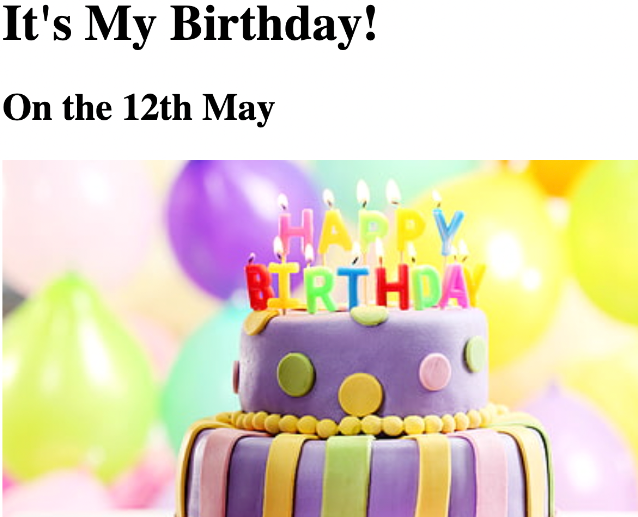
#> input picture assets/images/bir.png, 638 x 517 px, given in place of hd.jpg, which was not available
$ jupyter execute --allow-errors Welcome_To_Colab.ipynb   (older library calls are emulated)   (text cells are left out)
#> lines starting #> are read from the running program, lines starting #| are printed output that depends on the picture; after the words box and inside, x2 and y2 are one past the last pixel; in counts of white or black regions, pixels touching at a corner belong together; pictures that were not available may be replaced by others from this repository, and a replacement may not be noted
[cell 1]
seconds_in_a_day = 24 * 60 * 60
seconds_in_a_day

[cell 2]
seconds_in_a_week = 7 * seconds_in_a_day
seconds_in_a_week

[cell 3]
import numpy as np
import IPython.display as display
from matplotlib import pyplot as plt
import io
import base64

ys = 200 + np.random.randn(100)
x = [x for x in range(len(ys))]

#> (the rest of this cell did not finish here and is left out)

[cell 4]
import cv2

[cell 5]
import numpy as np

[cell 6]
import matplotlib.pyplot as plt

[cell 7]
from google.colab import files
uploaded=files.upload()
#> the answer given: bir.png

[cell 8]
from google.colab.patches import cv2_imshow
image=cv2.imread('hd.jpg', cv2.IMREAD_GRAYSCALE)
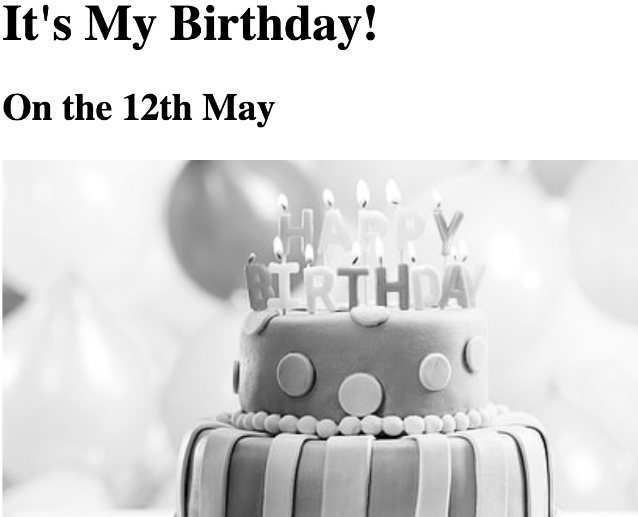
#> image: shape (517, 638); min 0, max 255, mean 218.2
if image is None:
  print('Error: Image not found')
else:
  cv2_imshow(image)

[cell 9]
gaussian_blur=cv2.GaussianBlur(image, (5, 5), 0)

[cell 10]
#compuoting the horizontal edge
sobel_x=cv2.Sobel(image, ddepth=cv2.CV_64F, dx=1, dy=0, ksize=3)
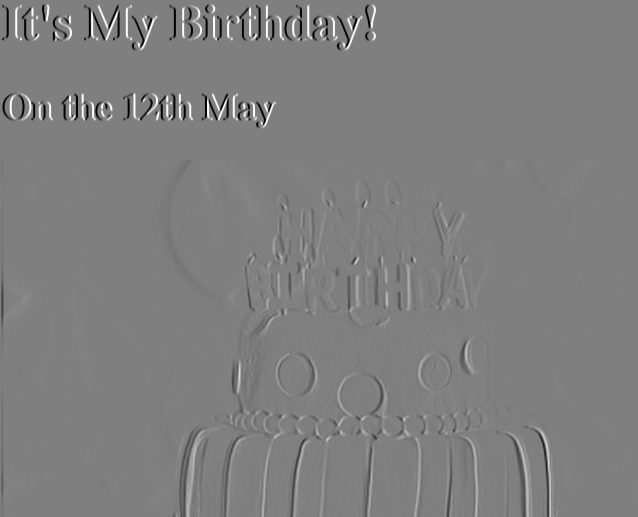
#> sobel_x: shape (517, 638) float64; min -1020, max 1020, mean -0.1; drawn with min black and max white

[cell 11]
#computing the vjertical edge
sobel_y=cv2.Sobel(image, ddepth=cv2.CV_64F,dx=0, dy=1, ksize=3)
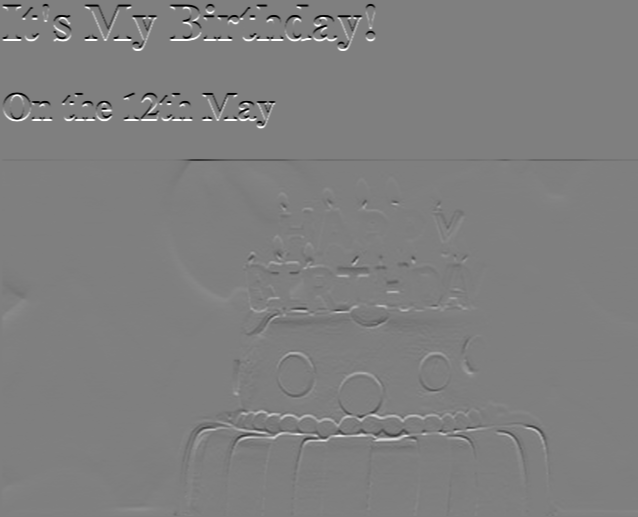
#> sobel_y: shape (517, 638) float64; min -1020, max 1020, mean -1; drawn with min black and max white

[cell 12]
#computing the gradient magnitude
sobel_combined=cv2.magnitude(sobel_x, sobel_y)
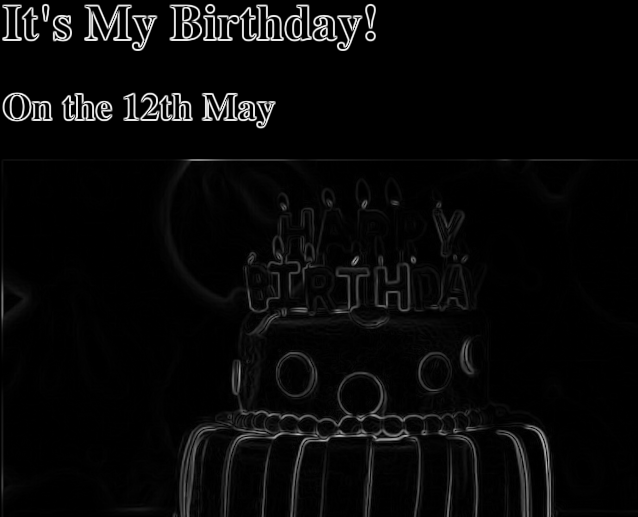
#> sobel_combined: shape (517, 638) float64; min 0, max 1130, mean 39.8; drawn with min black and max white

[cell 13]
# checking wether the imags is grayscale or not
print(image.shape)
#| (517, 638)
if len(image.shape)==3:
  print('not a grayscale')
  gray_image=cv2,cv2.cvtColor(image, cv2.COLOR_BGR2GRAY)

else:
  gray_image=image
  print('grayscale')

[cell 14]
#use of pyplot
#creating a new figures to display images with
plt.figure(figsize=(10, 10))
#> (this line was passed over: IPython is not available in this run)

[cell 15]
#creating two sublots
#1st sublplot
plt.subplot(1, 3, 1), plt.imshow(sobel_x, cmap='gray'), plt.title('x')
#> (this line was passed over: IPython is not available in this run)

[cell 16]
plt.subplot(1, 3, 2), plt.imshow(sobel_y, cmap='gray'), plt.title('y')
#> (this line was passed over: IPython is not available in this run)

[cell 17]
plt.subplot(3, 3, 3), plt.imshow(sobel_combined, cmap='gray'), plt.title('combined')
#> (this line was passed over: IPython is not available in this run)

[cell 18]
_, sobel_thresh = cv2.threshold(sobel_combined, 100, 255, cv2.THRESH_BINARY)
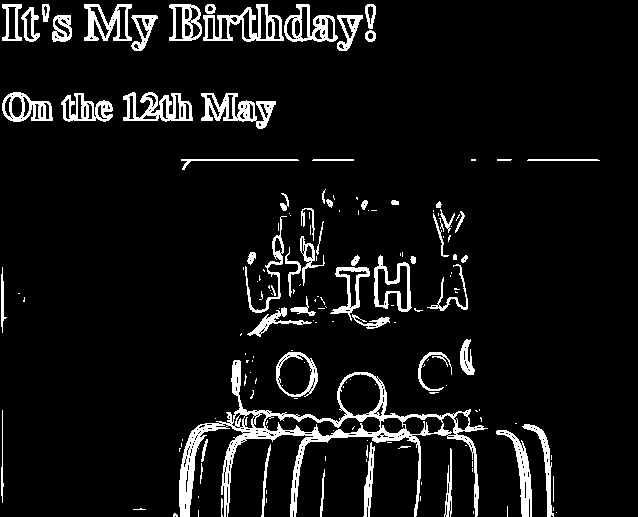
#> sobel_thresh: shape (517, 638) float64; 7.6% white; 167 white regions (102 under 20 px), largest, box (x1, y1, x2, y2) and area: (179, 360, 488, 517) 6629, (203, 4, 284, 42) 1146, (201, 93, 276, 129) 1136

[cell 19]
plt.subplot(1, 4, 4), plt.imshow(sobel_thresh, cmap='gray'), plt.title('Thresholded Edges')
#> (this line was passed over: IPython is not available in this run)

[cell 20]
# _, otsu_thresh = cv2.threshold(sobel_combined, 0, 255, cv2.THRESH_BINARY + cv2.THRESH_OTSU)
#---------------------------------------------------------------------------
# error                                     Traceback (most recent call last)
# <ipython-input-71-9dd29fe3e92f> in <cell line: 0>()
# ----> 1 _, otsu_thresh = cv2.threshold(sobel_combined, 0, 255, cv2.THRESH_BINARY + cv2.THRESH_OTSU)

# error: OpenCV(4.11.0) /io/opencv/modules/imgproc/src/thresh.cpp:1559: error: (-2:Unspecified error) in function 'double cv::threshold(cv::InputArray, cv::OutputArray, double, double, int)'
# > THRESH_OTSU mode:
# >     'src_type == CV_8UC1 || src_type == CV_16UC1'
# > where
# >     'src_type' is 6 (CV_64FC1)
# converting to 8-bit single channel
# Convert to 8-bit integer format (0-255 range)
sobel_combined_8u = np.uint8(np.absolute(sobel_combined))
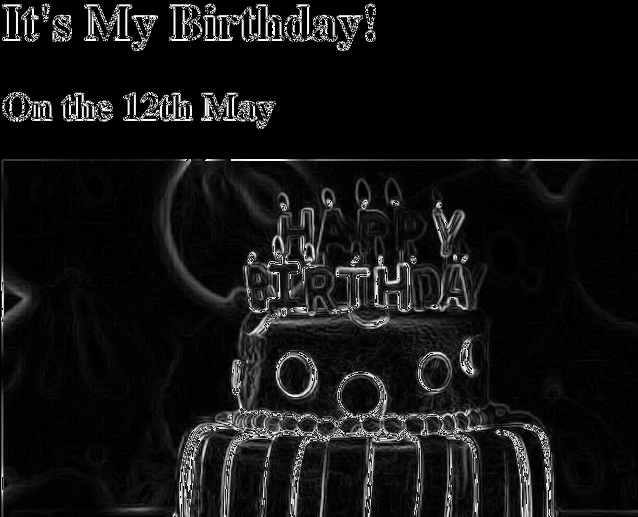
#> sobel_combined_8u: shape (517, 638); min 0, max 255, mean 19.4

[cell 21]
_, otsu_thresh = cv2.threshold(sobel_combined_8u, 0, 255, cv2.THRESH_BINARY + cv2.THRESH_OTSU)
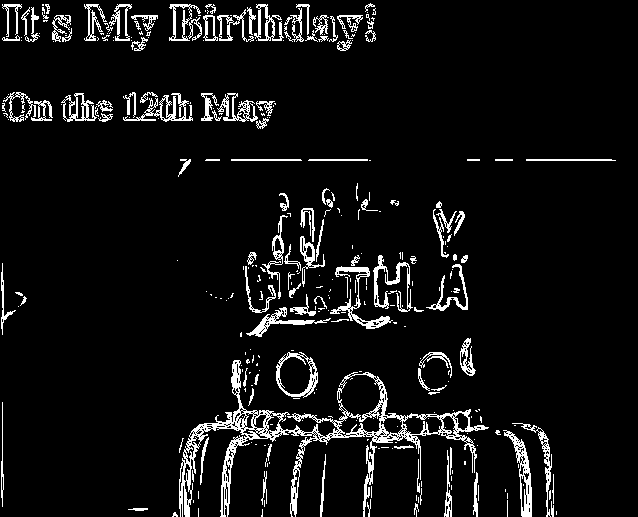
#> otsu_thresh: shape (517, 638); 6.7% white in thin lines or dots

[cell 22]
plt.subplot(1, 3, 3), plt.imshow(otsu_thresh, cmap='gray'), plt.title('Otsu Thresholding')
#> (this line was passed over: IPython is not available in this run)

[cell 23]
#applying adaptive threshhold
adaptive_Threshold=cv2.adaptiveThreshold(sobel_combined_8u, 255, cv2.ADAPTIVE_THRESH_MEAN_C, cv2.THRESH_BINARY, 11, 2)
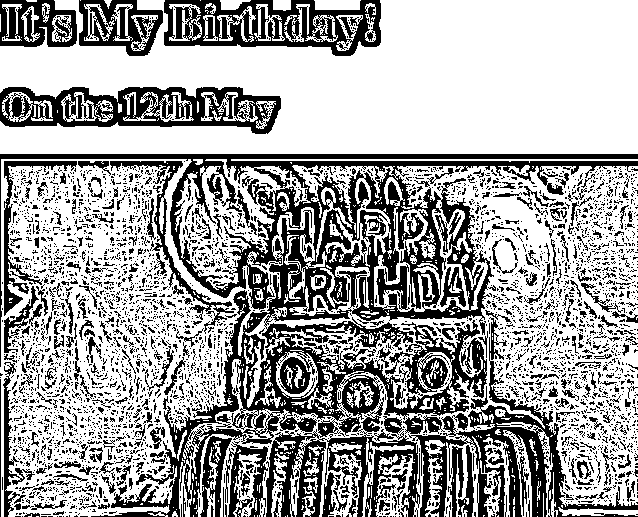
#> adaptive_Threshold: shape (517, 638); 64% white; 4181 black regions (3807 under 20 px), largest, box (x1, y1, x2, y2) and area: (0, 154, 638, 517) 50079, (408, 317, 638, 517) 8530, (0, 87, 281, 134) 6995

[cell 24]
plt.imshow(adaptive_Threshold, cmap='gray')
#> (this line was passed over: IPython is not available in this run)
